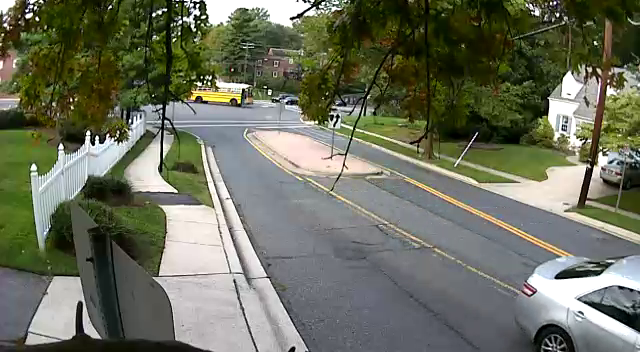
#> input picture frame 66 of Notebook/sub-1504614469486.mp4, 640 x 352 px, given in place of videoTest.mp4, which was not available
$ jupyter execute --allow-errors Notebook.ipynb   (shell and % lines are left out)   (text cells are left out)
#> lines starting #> are read from the running program, lines starting #| are printed output that depends on the picture; pictures that were not available may be replaced by others from this repository, and a replacement may not be noted
[cell 1]
import numpy as np
import os
import six.moves.urllib as urllib
import sys
import tarfile
import tensorflow as tf
import zipfile
import cv2
import numpy as np
import csv
import time

from collections import defaultdict
from io import StringIO
from matplotlib import pyplot as plt
from PIL import Image

# Object detection imports
from utils import label_map_util
from utils import visualization_utils as vis_util

[cell 2]
# initialize .csv
with open('traffic_measurement.csv', 'w') as f:
    writer = csv.writer(f)
    csv_line = \
        'Vehicle Type/Size, Vehicle Color, Vehicle Movement Direction, Vehicle Speed (km/h)'
    writer.writerows([csv_line.split(',')])

#> (the rest of this cell did not finish here and is left out)

[cell 3]
# input video
cap = cv2.VideoCapture('sub-1504614469486.mp4')

# Variables
total_passed_vehicle = 0  # using it to count vehicles

[cell 4]
# What model to download.
MODEL_NAME = 'ssd_mobilenet_v1_coco_2017_11_17'
MODEL_FILE = MODEL_NAME + '.tar.gz'
DOWNLOAD_BASE = \
    'http://download.tensorflow.org/models/object_detection/'

# Path to frozen detection graph. This is the actual model that is used for the object detection.
PATH_TO_CKPT = MODEL_NAME + '/frozen_inference_graph.pb'

# List of the strings that is used to add correct label for each box.
PATH_TO_LABELS = os.path.join('data', 'mscoco_label_map.pbtxt')

NUM_CLASSES = 90

#> (a cell that did not finish here is left out)

#> (a cell that did not finish here is left out)

[cell 7]
# [4 lines left out: function load_image_into_numpy_array, not called in this run]

[cell 8]
def object_detection_function():
    total_passed_vehicle = 0
    speed = 'waiting...'
    direction = 'waiting...'
    size = 'waiting...'
    color = 'waiting...'
    with detection_graph.as_default():
        with tf.compat.v1.Session(graph=detection_graph) as sess:

            # Definite input and output Tensors for detection_graph
            image_tensor = detection_graph.get_tensor_by_name('image_tensor:0')

            # Each box represents a part of the image where a particular object was detected.
            detection_boxes = detection_graph.get_tensor_by_name('detection_boxes:0')

            # Each score represent how level of confidence for each of the objects.
            # Score is shown on the result image, together with the class label.
            detection_scores = detection_graph.get_tensor_by_name('detection_scores:0')
            detection_classes = detection_graph.get_tensor_by_name('detection_classes:0')
            num_detections = detection_graph.get_tensor_by_name('num_detections:0')

            # for all the frames that are extracted from input video
            while cap.isOpened():
                (ret, frame) = cap.read()

                if not ret:
                    print ('end of the video file...')
                    break

                input_frame = frame

                # Expand dimensions since the model expects images to have shape: [1, None, None, 3]
                image_np_expanded = np.expand_dims(input_frame, axis=0)

                # Actual detection.
                (boxes, scores, classes, num) = \
                    sess.run([detection_boxes, detection_scores,
                             detection_classes, num_detections],
                             feed_dict={image_tensor: image_np_expanded})

                # Visualization of the results of a detection.
                (counter, csv_line) = \
                    vis_util.visualize_boxes_and_labels_on_image_array(
                    cap.get(1),
                    input_frame,
                    np.squeeze(boxes),
                    np.squeeze(classes).astype(np.int32),
                    np.squeeze(scores),
                    category_index,
                    use_normalized_coordinates=True,
                    line_thickness=4,
                    )

                total_passed_vehicle = total_passed_vehicle + counter

                # insert information text to video frame
                font = cv2.FONT_HERSHEY_SIMPLEX
                cv2.putText(
                    input_frame,
                    'Detected Vehicles: ' + str(total_passed_vehicle),
                    (10, 35),
                    font,
                    0.8,
                    (0, 0xFF, 0xFF),
                    2,
                    cv2.FONT_HERSHEY_SIMPLEX,
                    )

                # when the vehicle passed over line and counted, make the color of ROI line green
                if counter == 1:
                    cv2.line(input_frame, (0, 200), (640, 200), (0, 0xFF, 0), 5)
                else:
                    cv2.line(input_frame, (0, 200), (640, 200), (0, 0, 0xFF), 5)

                # insert information text to video frame
                cv2.rectangle(input_frame, (10, 275), (230, 337), (180, 132, 109), -1)
                cv2.putText(
                    input_frame,
                    'ROI Line',
                    (545, 190),
                    font,
                    0.6,
                    (0, 0, 0xFF),
                    2,
                    cv2.LINE_AA,
                    )
                cv2.putText(
                    input_frame,
                    'LAST PASSED VEHICLE INFO',
                    (11, 290),
                    font,
                    0.5,
                    (0xFF, 0xFF, 0xFF),
                    1,
                    cv2.FONT_HERSHEY_SIMPLEX,
                    )
                cv2.putText(
                    input_frame,
                    '-Movement Direction: ' + direction,
                    (14, 302),
                    font,
                    0.4,
                    (0xFF, 0xFF, 0xFF),
                    1,
                    cv2.FONT_HERSHEY_COMPLEX_SMALL,
                    )
                cv2.putText(
                    input_frame,
                    '-Speed(km/h): ' + speed,
                    (14, 312),
                    font,
                    0.4,
                    (0xFF, 0xFF, 0xFF),
                    1,
                    cv2.FONT_HERSHEY_COMPLEX_SMALL,
                    )
                cv2.putText(
                    input_frame,
                    '-Color: ' + color,
                    (14, 322),
                    font,
                    0.4,
                    (0xFF, 0xFF, 0xFF),
                    1,
                    cv2.FONT_HERSHEY_COMPLEX_SMALL,
                    )
                cv2.putText(
                    input_frame,
                    '-Vehicle Size/Type: ' + size,
                    (14, 332),
                    font,
                    0.4,
                    (0xFF, 0xFF, 0xFF),
                    1,
                    cv2.FONT_HERSHEY_COMPLEX_SMALL,
                    )

                cv2.imshow('vehicle detection', input_frame)

                if cv2.waitKey(1) & 0xFF == ord('q'):
                    break

                if csv_line != 'not_available':
                    with open('traffic_measurement.csv', 'a') as f:
                        writer = csv.writer(f)
                        (size, color, direction, speed) = \
                            csv_line.split(',')
                        writer.writerows([csv_line.split(',')])
            cap.release()
            cv2.destroyAllWindows()


#> (the rest of this cell did not finish here and is left out)

[cell 9]
import cv2
import dlib
import time
from datetime import datetime
import os
import numpy as np

[cell 10]
#CLASSIFIER FOR DETECTING CARS--------------------------------------------------
carCascade = cv2.CascadeClassifier('files/HaarCascadeClassifier.xml')

#TAKE VIDEO---------------------------------------------------------------------
video = cv2.VideoCapture('files/videoTest.mp4')

[cell 11]
WIDTH = 1280 #WIDTH OF VIDEO FRAME
HEIGHT = 720 #HEIGHT OF VIDEO FRAME
cropBegin = 240 #CROP VIDEO FRAME FROM THIS POINT
mark1 = 120 #MARK TO START TIMER
mark2 = 360 #MARK TO END TIMER
markGap = 15 #DISTANCE IN METRES BETWEEN THE MARKERS
fpsFactor = 3 #TO COMPENSATE FOR SLOW PROCESSING
speedLimit = 20 #SPEEDLIMIT
startTracker = {} #STORE STARTING TIME OF CARS
endTracker = {} #STORE ENDING TIME OF CARS

[cell 12]
#MAKE DIRCETORY TO STORE OVER-SPEEDING CAR IMAGES
if not os.path.exists('overspeeding/cars/'):
    os.makedirs('overspeeding/cars/')

print('Speed Limit Set at 20 Kmph')

[cell 13]
def blackout(image):
    xBlack = 360
    yBlack = 300
    triangle_cnt = np.array( [[0,0], [xBlack,0], [0,yBlack]] )
    triangle_cnt2 = np.array( [[WIDTH,0], [WIDTH-xBlack,0], [WIDTH,yBlack]] )
    cv2.drawContours(image, [triangle_cnt], 0, (0,0,0), -1)
    cv2.drawContours(image, [triangle_cnt2], 0, (0,0,0), -1)

    return image

[cell 14]
#FUCTION TO SAVE CAR IMAGE, DATE, TIME, SPEED ----------------------------------
# [12 lines left out: functions saveCar, estimateSpeed, not called in this run]

#FUNCTION TO TRACK CARS---------------------------------------------------------
def trackMultipleObjects():
    rectangleColor = (0, 255, 0)
    frameCounter = 0
    currentCarID = 0
    carTracker = {}

    while True:
        rc, image = video.read()
#> image is the input picture: shape (352, 640, 3); mean B, G, R 94.2, 111.9, 108.2
        if type(image) == type(None):
            break

        frameTime = time.time()
        image = cv2.resize(image, (WIDTH, HEIGHT))[cropBegin:720,0:1280]
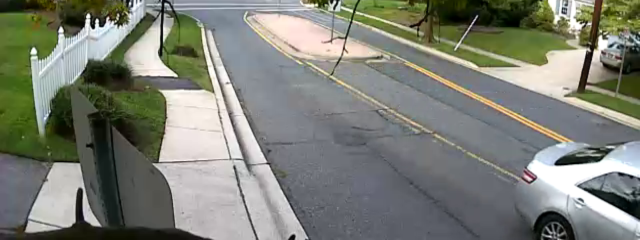
#> image: shape (480, 1280, 3) (shown at 1/2 size); mean B, G, R 118.4, 128.3, 125.2
        resultImage = blackout(image)
#> in blackout, `cv2.drawContours(image, [triangle_cnt2], 0, (0,0,0), -1)`:
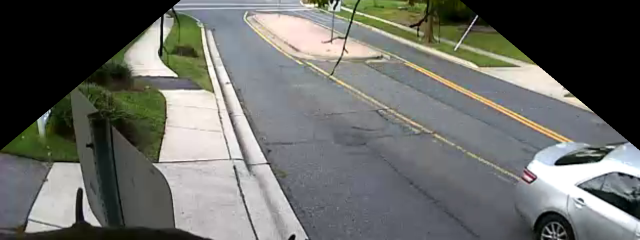
#> image: shape (480, 1280, 3) (shown at 1/2 size); mean B, G, R 102.6, 107, 105.3
        cv2.line(resultImage,(0,mark1),(1280,mark1),(0,0,255),2)
        cv2.line(resultImage,(0,mark2),(1280,mark2),(0,0,255),2)
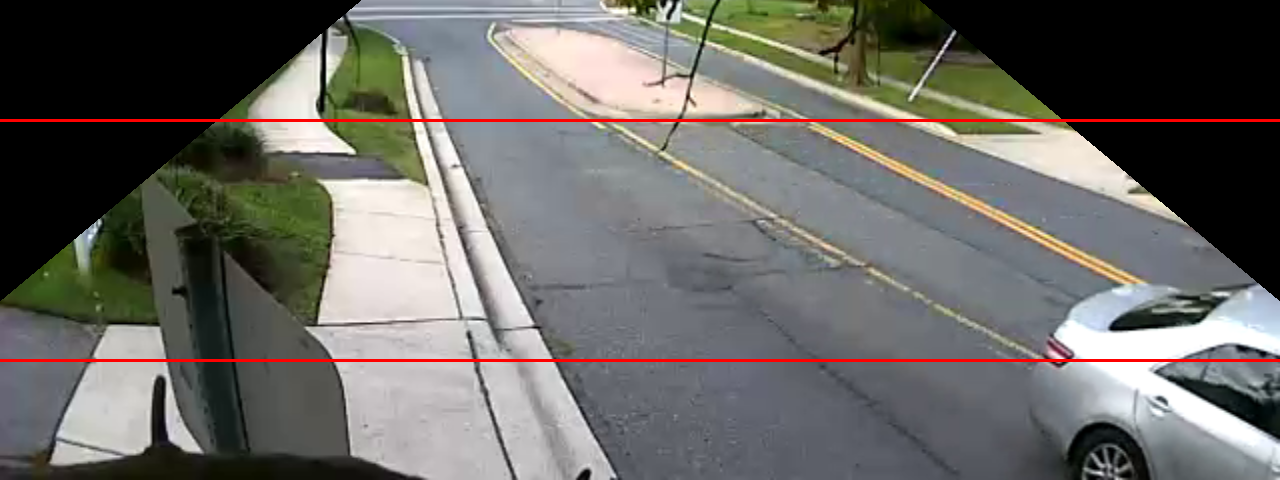
#> resultImage: shape (480, 1280, 3); mean B, G, R 101.2, 105.5, 107.1

        frameCounter = frameCounter + 1

        #DELETE CARIDs NOT IN FRAME---------------------------------------------
        carIDtoDelete = []

        for carID in carTracker.keys():
            trackingQuality = carTracker[carID].update(image)

            if trackingQuality < 7:
                carIDtoDelete.append(carID)
#> after the loop, carIDtoDelete = []

        for carID in carIDtoDelete:
            carTracker.pop(carID, None)
#> this loop made 0 passes
#> after the loop, carTracker = 0 items

        #MAIN PROGRAM-----------------------------------------------------------
        if (frameCounter%60 == 0):
            gray = cv2.cvtColor(image, cv2.COLOR_BGR2GRAY)
            cars = carCascade.detectMultiScale(gray, 1.1, 13, 18, (24, 24)) #DETECT CARS IN FRAME

            for (_x, _y, _w, _h) in cars:
                #GET POSITION OF A CAR
                x = int(_x)
                y = int(_y)
                w = int(_w)
                h = int(_h)

                xbar = x + 0.5*w
                ybar = y + 0.5*h

                matchCarID = None

                #IF CENTROID OF CURRENT CAR NEAR THE CENTROID OF ANOTHER CAR IN PREVIOUS FRAME THEN THEY ARE THE SAME
                for carID in carTracker.keys():
                    trackedPosition = carTracker[carID].get_position()

                    tx = int(trackedPosition.left())
                    ty = int(trackedPosition.top())
                    tw = int(trackedPosition.width())
                    th = int(trackedPosition.height())

                    txbar = tx + 0.5 * tw
                    tybar = ty + 0.5 * th

                    if ((tx <= xbar <= (tx + tw)) and (ty <= ybar <= (ty + th)) and (x <= txbar <= (x + w)) and (y <= tybar <= (y + h))):
                        matchCarID = carID


                if matchCarID is None:
                    tracker = dlib.correlation_tracker()
                    tracker.start_track(image, dlib.rectangle(x, y, x + w, y + h))

                    carTracker[currentCarID] = tracker

                    currentCarID = currentCarID + 1


        for carID in carTracker.keys():
            trackedPosition = carTracker[carID].get_position()

            tx = int(trackedPosition.left())
            ty = int(trackedPosition.top())
            tw = int(trackedPosition.width())
            th = int(trackedPosition.height())

            #PUT BOUNDING BOXES-------------------------------------------------
            cv2.rectangle(resultImage, (tx, ty), (tx + tw, ty + th), rectangleColor, 2)
            cv2.putText(resultImage, str(carID), (tx,ty-5), cv2.FONT_HERSHEY_DUPLEX, 1, (0, 255, 0), 1)

            #ESTIMATE SPEED-----------------------------------------------------
            if carID not in startTracker and mark2 > ty+th > mark1 and ty < mark1:
                startTracker[carID] = frameTime

            elif carID in startTracker and carID not in endTracker and mark2 < ty+th:
                endTracker[carID] = frameTime
                speed = estimateSpeed(carID)
                if speed > speedLimit:
                    print('CAR-ID : {} : {} kmph - OVERSPEED'.format(carID, speed))
                    saveCar(speed,image[ty:ty+th, tx:tx+tw])
                else:
                    print('CAR-ID : {} : {} kmph'.format(carID, speed))
#> after the loop, endTracker = 0 items; startTracker = 0 items

        #DISPLAY EACH FRAME
        cv2.imshow('result', resultImage)

        if cv2.waitKey(33) == 27:
#> (key q is pressed here)
            break

    cv2.destroyAllWindows()

if __name__ == '__main__':
    trackMultipleObjects()

$ run again, starting later in the video
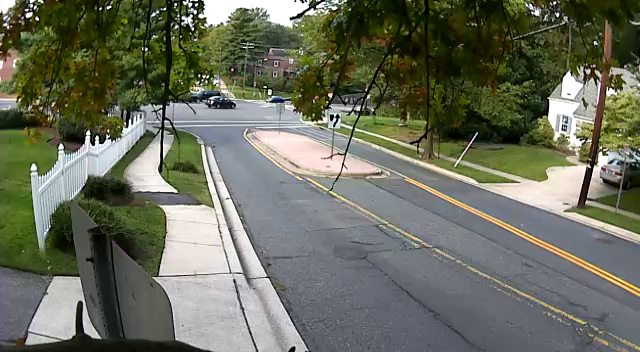
#> input picture frame 297 of Notebook/sub-1504614469486.mp4, 640 x 352 px, given in place of videoTest.mp4, which was not available
#> in trackMultipleObjects, image is the input picture: shape (352, 640, 3); mean B, G, R 93.3, 110.1, 106.3
#> in trackMultipleObjects, `image = cv2.resize(image, (WIDTH, HEIGHT))[cropBegin:720,0:1280]`:
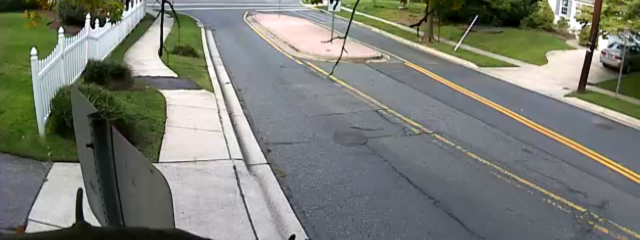
#> image: shape (480, 1280, 3) (shown at 1/2 size); mean B, G, R 116.6, 125.6, 122.5
#> in trackMultipleObjects, `cv2.line(resultImage,(0,mark2),(1280,mark2),(0,0,255),2)`:
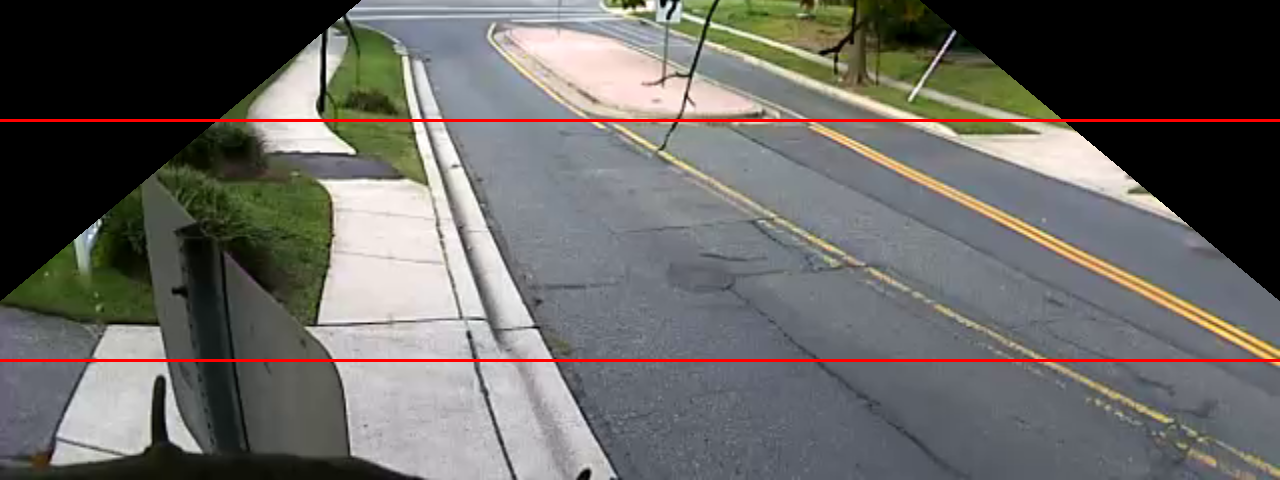
#> resultImage: shape (480, 1280, 3); mean B, G, R 99.1, 102.8, 104.2
#> after the loop in trackMultipleObjects, `for carID in carTracker.keys():`: carIDtoDelete = []
#> after the loop in trackMultipleObjects, `for carID in carIDtoDelete:`: carTracker = 0 items

$ run again, starting later in the video
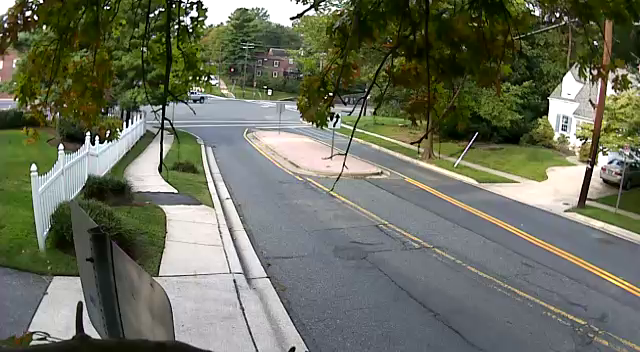
#> input picture frame 528 of Notebook/sub-1504614469486.mp4, 640 x 352 px, given in place of videoTest.mp4, which was not available
#> in trackMultipleObjects, image is the input picture: shape (352, 640, 3); mean B, G, R 94.3, 111.3, 107.4
#> in trackMultipleObjects, `image = cv2.resize(image, (WIDTH, HEIGHT))[cropBegin:720,0:1280]`:
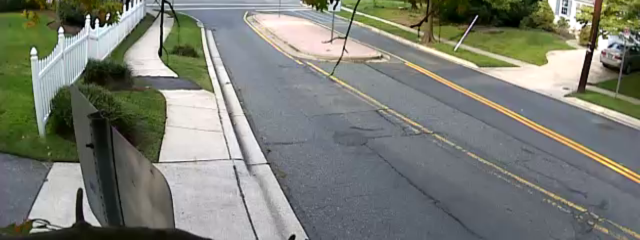
#> image: shape (480, 1280, 3) (shown at 1/2 size); mean B, G, R 117.4, 126.6, 123.3
#> in trackMultipleObjects, `cv2.line(resultImage,(0,mark2),(1280,mark2),(0,0,255),2)`:
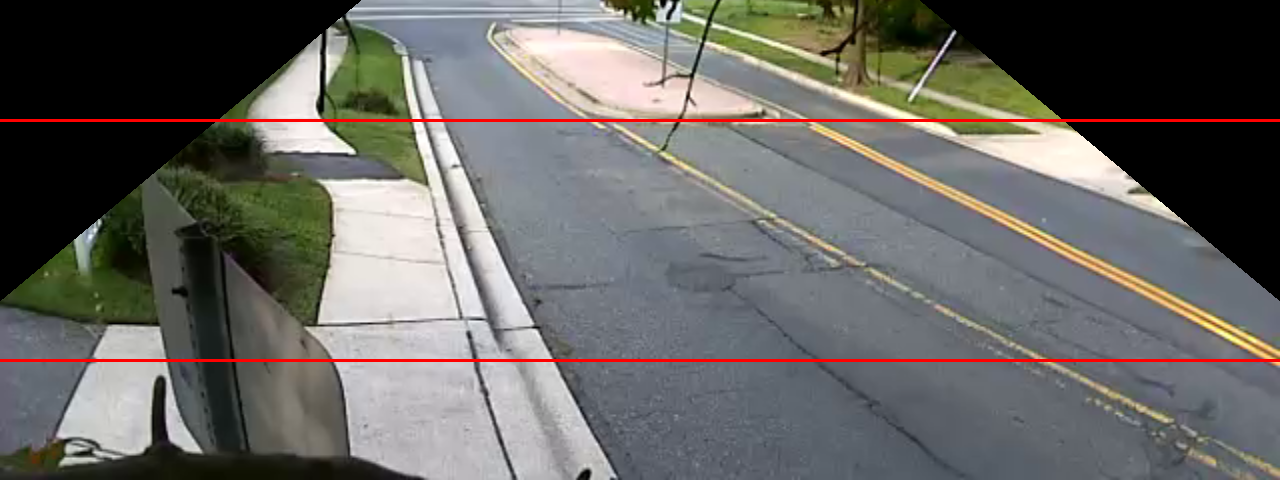
#> resultImage: shape (480, 1280, 3); mean B, G, R 99.6, 103.3, 104.6
#> after the loop in trackMultipleObjects, `for carID in carTracker.keys():`: carIDtoDelete = []
#> after the loop in trackMultipleObjects, `for carID in carIDtoDelete:`: carTracker = 0 items
